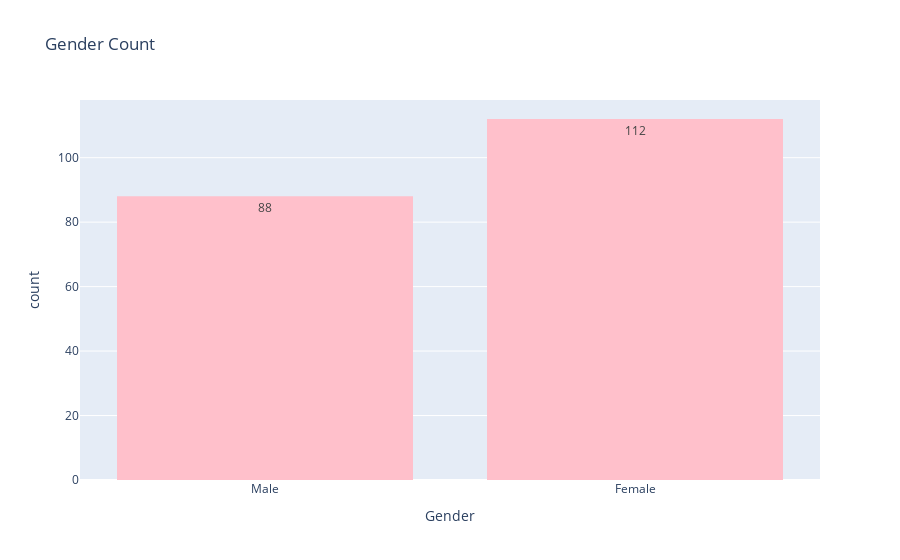

This figure's notebook cell:
### Code cell
fig = px.histogram(
    data_frame=data,
    x="Gender",
    title="Gender Count",
    color_discrete_sequence=["pink"],
    text_auto=True,
)
fig.show()

### Figure 1 — Plotly figure (JSON) as saved in the notebook; plotly's stock layout.template omitted (floating-point values rounded to 4 significant figures; data arrays with more than 128 entries replaced by an {"elided": "..."} marker saying what was removed)
{"data": [{"alignmentgroup": "True", "bingroup": "x", "hovertemplate": "Gender=%{x}<br>count=%{y}<extra></extra>", "legendgroup": "", "marker": {"color": "pink", "pattern": {"shape": ""}}, "name": "", "offsetgroup": "", "orientation": "v", "showlegend": false, "texttemplate": "%{value}", "type": "histogram", "x": {"elided": "200 str values"}, "xaxis": "x", "yaxis": "y"}], "layout": {"barmode": "relative", "legend": {"tracegroupgap": 0}, "title": {"text": "Gender Count"}, "xaxis": {"anchor": "y", "domain": [0, 1], "title": {"text": "Gender"}}, "yaxis": {"anchor": "x", "domain": [0, 1], "title": {"text": "count"}}}}
